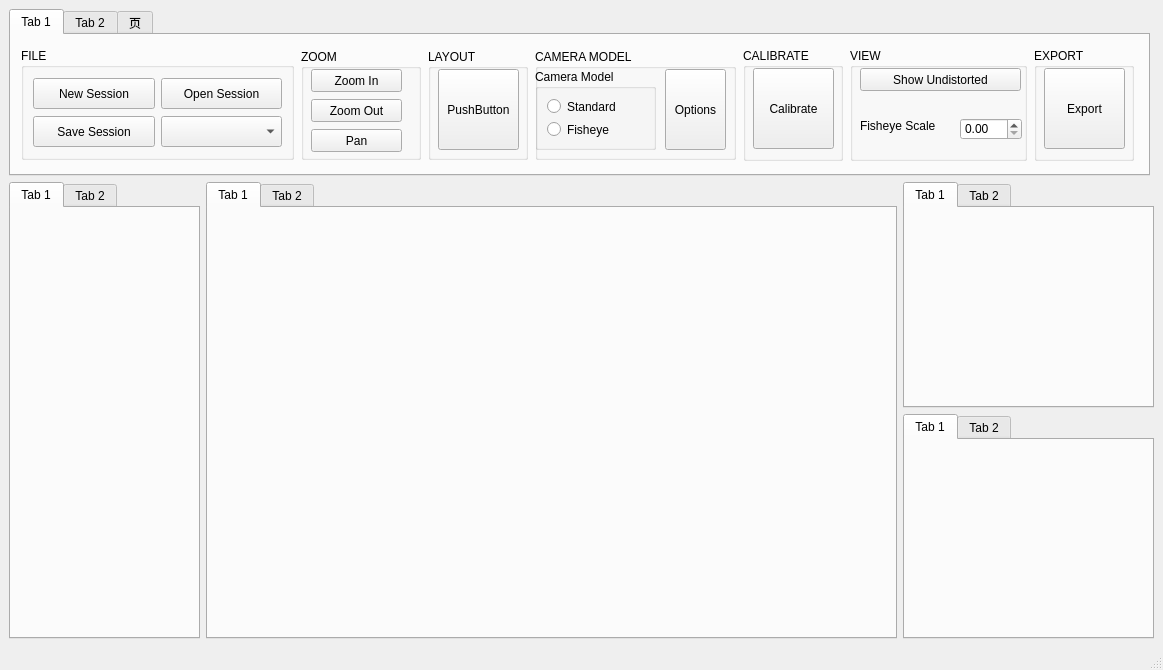
<?xml version="1.0" encoding="UTF-8"?>
<ui version="4.0">
 <class>MainWindow</class>
 <widget class="QMainWindow" name="MainWindow">
  <property name="geometry">
   <rect>
    <x>0</x>
    <y>0</y>
    <width>1163</width>
    <height>670</height>
   </rect>
  </property>
  <property name="windowTitle">
   <string>MainWindow</string>
  </property>
  <widget class="QWidget" name="centralwidget">
   <layout class="QVBoxLayout" name="verticalLayout_3">
    <item>
     <widget class="QTabWidget" name="tabWidget_tool">
      <property name="minimumSize">
       <size>
        <width>1141</width>
        <height>167</height>
       </size>
      </property>
      <property name="maximumSize">
       <size>
        <width>1141</width>
        <height>167</height>
       </size>
      </property>
      <property name="currentIndex">
       <number>0</number>
      </property>
      <widget class="QWidget" name="tab_mono">
       <attribute name="title">
        <string>Tab 1</string>
       </attribute>
       <layout class="QHBoxLayout" name="horizontalLayout">
        <item>
         <widget class="QGroupBox" name="groupBox_file">
          <property name="minimumSize">
           <size>
            <width>273</width>
            <height>112</height>
           </size>
          </property>
          <property name="maximumSize">
           <size>
            <width>273</width>
            <height>112</height>
           </size>
          </property>
          <property name="title">
           <string>FILE</string>
          </property>
          <layout class="QGridLayout" name="gridLayout">
           <item row="0" column="0">
            <widget class="QPushButton" name="pushButton">
             <property name="minimumSize">
              <size>
               <width>121</width>
               <height>31</height>
              </size>
             </property>
             <property name="text">
              <string>New Session</string>
             </property>
            </widget>
           </item>
           <item row="0" column="1">
            <widget class="QPushButton" name="pushButton_6">
             <property name="minimumSize">
              <size>
               <width>121</width>
               <height>31</height>
              </size>
             </property>
             <property name="text">
              <string>Open Session</string>
             </property>
            </widget>
           </item>
           <item row="1" column="0">
            <widget class="QPushButton" name="pushButton_5">
             <property name="minimumSize">
              <size>
               <width>121</width>
               <height>31</height>
              </size>
             </property>
             <property name="text">
              <string>Save Session</string>
             </property>
            </widget>
           </item>
           <item row="1" column="1">
            <widget class="QComboBox" name="comboBox_addImages">
             <property name="minimumSize">
              <size>
               <width>121</width>
               <height>31</height>
              </size>
             </property>
            </widget>
           </item>
          </layout>
         </widget>
        </item>
        <item>
         <widget class="QGroupBox" name="groupBox_zoom">
          <property name="minimumSize">
           <size>
            <width>120</width>
            <height>111</height>
           </size>
          </property>
          <property name="maximumSize">
           <size>
            <width>120</width>
            <height>111</height>
           </size>
          </property>
          <property name="title">
           <string>ZOOM</string>
          </property>
          <widget class="QPushButton" name="pushButton_2">
           <property name="geometry">
            <rect>
             <x>10</x>
             <y>20</y>
             <width>91</width>
             <height>23</height>
            </rect>
           </property>
           <property name="text">
            <string>Zoom In</string>
           </property>
          </widget>
          <widget class="QPushButton" name="pushButton_3">
           <property name="geometry">
            <rect>
             <x>10</x>
             <y>50</y>
             <width>91</width>
             <height>23</height>
            </rect>
           </property>
           <property name="text">
            <string>Zoom Out</string>
           </property>
          </widget>
          <widget class="QPushButton" name="pushButton_4">
           <property name="geometry">
            <rect>
             <x>10</x>
             <y>80</y>
             <width>91</width>
             <height>23</height>
            </rect>
           </property>
           <property name="text">
            <string>Pan</string>
           </property>
          </widget>
         </widget>
        </item>
        <item>
         <widget class="QGroupBox" name="groupBox_layout">
          <property name="minimumSize">
           <size>
            <width>100</width>
            <height>111</height>
           </size>
          </property>
          <property name="maximumSize">
           <size>
            <width>100</width>
            <height>111</height>
           </size>
          </property>
          <property name="title">
           <string>LAYOUT</string>
          </property>
          <widget class="QPushButton" name="pushButton_defaultLayout">
           <property name="geometry">
            <rect>
             <x>10</x>
             <y>20</y>
             <width>81</width>
             <height>81</height>
            </rect>
           </property>
           <property name="text">
            <string>PushButton</string>
           </property>
          </widget>
         </widget>
        </item>
        <item>
         <widget class="QGroupBox" name="groupBox_cameraModel_2">
          <property name="minimumSize">
           <size>
            <width>201</width>
            <height>111</height>
           </size>
          </property>
          <property name="maximumSize">
           <size>
            <width>201</width>
            <height>111</height>
           </size>
          </property>
          <property name="title">
           <string>CAMERA MODEL</string>
          </property>
          <widget class="QGroupBox" name="groupBox_cameraModel">
           <property name="geometry">
            <rect>
             <x>0</x>
             <y>20</y>
             <width>121</width>
             <height>81</height>
            </rect>
           </property>
           <property name="title">
            <string>Camera Model</string>
           </property>
           <layout class="QVBoxLayout" name="verticalLayout">
            <item>
             <widget class="QRadioButton" name="radioButton_standard">
              <property name="text">
               <string>Standard</string>
              </property>
             </widget>
            </item>
            <item>
             <widget class="QRadioButton" name="radioButton_fisheye">
              <property name="text">
               <string>Fisheye</string>
              </property>
             </widget>
            </item>
           </layout>
          </widget>
          <widget class="QPushButton" name="pushButton_cameraModelOptions">
           <property name="geometry">
            <rect>
             <x>130</x>
             <y>20</y>
             <width>61</width>
             <height>81</height>
            </rect>
           </property>
           <property name="text">
            <string>Options</string>
           </property>
          </widget>
         </widget>
        </item>
        <item>
         <widget class="QGroupBox" name="groupBox_calibrate">
          <property name="minimumSize">
           <size>
            <width>100</width>
            <height>113</height>
           </size>
          </property>
          <property name="maximumSize">
           <size>
            <width>100</width>
            <height>113</height>
           </size>
          </property>
          <property name="title">
           <string>CALIBRATE</string>
          </property>
          <widget class="QPushButton" name="pushButton_calibrate">
           <property name="geometry">
            <rect>
             <x>10</x>
             <y>20</y>
             <width>81</width>
             <height>81</height>
            </rect>
           </property>
           <property name="text">
            <string>Calibrate</string>
           </property>
          </widget>
         </widget>
        </item>
        <item>
         <widget class="QGroupBox" name="groupBox_view">
          <property name="minimumSize">
           <size>
            <width>177</width>
            <height>113</height>
           </size>
          </property>
          <property name="maximumSize">
           <size>
            <width>177</width>
            <height>113</height>
           </size>
          </property>
          <property name="title">
           <string>VIEW</string>
          </property>
          <widget class="QPushButton" name="pushButton_showUndistorted">
           <property name="geometry">
            <rect>
             <x>10</x>
             <y>20</y>
             <width>161</width>
             <height>23</height>
            </rect>
           </property>
           <property name="text">
            <string>Show Undistorted</string>
           </property>
          </widget>
          <widget class="QLabel" name="label">
           <property name="geometry">
            <rect>
             <x>10</x>
             <y>70</y>
             <width>101</width>
             <height>16</height>
            </rect>
           </property>
           <property name="text">
            <string>Fisheye Scale</string>
           </property>
          </widget>
          <widget class="QDoubleSpinBox" name="doubleSpinBox">
           <property name="geometry">
            <rect>
             <x>110</x>
             <y>70</y>
             <width>62</width>
             <height>22</height>
            </rect>
           </property>
          </widget>
         </widget>
        </item>
        <item>
         <widget class="QGroupBox" name="groupBox_export">
          <property name="minimumSize">
           <size>
            <width>100</width>
            <height>113</height>
           </size>
          </property>
          <property name="maximumSize">
           <size>
            <width>100</width>
            <height>113</height>
           </size>
          </property>
          <property name="title">
           <string>EXPORT</string>
          </property>
          <widget class="QPushButton" name="pushButton_export">
           <property name="geometry">
            <rect>
             <x>10</x>
             <y>20</y>
             <width>81</width>
             <height>81</height>
            </rect>
           </property>
           <property name="text">
            <string>Export</string>
           </property>
          </widget>
         </widget>
        </item>
       </layout>
      </widget>
      <widget class="QWidget" name="tab_10">
       <attribute name="title">
        <string>Tab 2</string>
       </attribute>
      </widget>
      <widget class="QWidget" name="tab_camera">
       <attribute name="title">
        <string>页</string>
       </attribute>
       <widget class="QPushButton" name="pushButton_closeCamera">
        <property name="geometry">
         <rect>
          <x>660</x>
          <y>30</y>
          <width>93</width>
          <height>81</height>
         </rect>
        </property>
        <property name="text">
         <string>close</string>
        </property>
       </widget>
      </widget>
     </widget>
    </item>
    <item>
     <layout class="QHBoxLayout" name="horizontalLayout_2">
      <item>
       <widget class="QTabWidget" name="tabWidget_4">
        <property name="minimumSize">
         <size>
          <width>181</width>
          <height>421</height>
         </size>
        </property>
        <widget class="QWidget" name="tab_7">
         <attribute name="title">
          <string>Tab 1</string>
         </attribute>
        </widget>
        <widget class="QWidget" name="tab_8">
         <attribute name="title">
          <string>Tab 2</string>
         </attribute>
        </widget>
       </widget>
      </item>
      <item>
       <widget class="QTabWidget" name="tabWidget">
        <property name="minimumSize">
         <size>
          <width>691</width>
          <height>421</height>
         </size>
        </property>
        <widget class="QWidget" name="tab">
         <attribute name="title">
          <string>Tab 1</string>
         </attribute>
        </widget>
        <widget class="QWidget" name="tab_2">
         <attribute name="title">
          <string>Tab 2</string>
         </attribute>
        </widget>
       </widget>
      </item>
      <item>
       <layout class="QVBoxLayout" name="verticalLayout_2">
        <item>
         <widget class="QTabWidget" name="tabWidget_2">
          <property name="minimumSize">
           <size>
            <width>251</width>
            <height>201</height>
           </size>
          </property>
          <widget class="QWidget" name="tab_3">
           <attribute name="title">
            <string>Tab 1</string>
           </attribute>
          </widget>
          <widget class="QWidget" name="tab_4">
           <attribute name="title">
            <string>Tab 2</string>
           </attribute>
          </widget>
         </widget>
        </item>
        <item>
         <widget class="QTabWidget" name="tabWidget_3">
          <property name="minimumSize">
           <size>
            <width>251</width>
            <height>221</height>
           </size>
          </property>
          <widget class="QWidget" name="tab_5">
           <attribute name="title">
            <string>Tab 1</string>
           </attribute>
          </widget>
          <widget class="QWidget" name="tab_6">
           <attribute name="title">
            <string>Tab 2</string>
           </attribute>
          </widget>
         </widget>
        </item>
       </layout>
      </item>
     </layout>
    </item>
   </layout>
  </widget>
  <widget class="QMenuBar" name="menubar">
   <property name="geometry">
    <rect>
     <x>0</x>
     <y>0</y>
     <width>1163</width>
     <height>21</height>
    </rect>
   </property>
  </widget>
  <widget class="QStatusBar" name="statusbar"/>
 </widget>
 <resources/>
 <connections/>
</ui>
